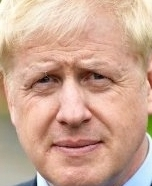
#> input picture sheet-08/data/exercise1/detect/face/boris.jpg, 152 x 186 px
$ python sheet01_alessandro.py ../../sheet-08/data/exercise1/detect/face/boris.jpg
#> lines starting #> are read from the running program, lines starting #| are printed output that depends on the picture
import cv2 as cv
import numpy as np
from matplotlib import pyplot as plt
import random
import time
import sys


def display_image(window_name, img):
    """
    Displays image with given window name.
    :param window_name: name of the window
    :param img: image object to display
    """
    cv.imshow(window_name, img)
    cv.waitKey(0)
    cv.destroyAllWindows()


def my_integral(img):
    # insert a border of 1 pixel
    img_integ = cv.copyMakeBorder(
        img, 1, 1, 1, 1, cv.BORDER_CONSTANT, value=0).astype(np.uint64)

    # computation of the integral image
    for i in range(img.shape[0] + 1):
        for j in range(img.shape[1] + 1):
            img_integ[i, j] = (
                (img_integ[i, j] + img_integ[i - 1, j]
                 + img_integ[i, j - 1] - img_integ[i-1, j-1]))

    # remove border of 1 pixel
    # at the bottom and right
    return img_integ[:-1, :-1]


def mean_4_image(img_mean, yx, w_shape):
    # decrease of one the dimension of the window
    w_shape = (w_shape[0] - 1, w_shape[1] - 1)
    sum = 0
    for y in range(yx[0], yx[0] + w_shape[0]):
        for x in range(yx[1], yx[1] + w_shape[1]):
            sum += img_mean[y, x]
    mean = int(sum) // np.size(img_mean)
    return mean


def mean_4_integral(img_mean, yx, w_shape):
    # decrease of one the dimension of the window
    w_shape = (w_shape[0] - 1, w_shape[1] - 1)
    a = img_mean[yx[0] + w_shape[0], yx[1] + w_shape[1]]
    b = img_mean[yx[0], yx[1] + w_shape[0]]
    c = img_mean[yx[0] + w_shape[0], yx[1]]
    d = img_mean[yx[0], yx[1]]
    sum = (a - b - c + d)
    mean = sum / np.size(img_mean)
    return mean.astype(np.uint8)


# [101 lines left out: functions calc_mean_exec_time, max_pwise_error, gaussian_blur, gaussian_blur_w_sep, salt_n_pepper, distance_mean_gray_val and 1 more, not called in this run]


if __name__ == '__main__':
    np.seterr(over='ignore')
    img_path = sys.argv[1]

#    =========================================================================
#    ==================== Task 1 =================================
#    =========================================================================
    print('\nTask 1:')

    img = cv.imread(img_path, cv.IMREAD_GRAYSCALE)
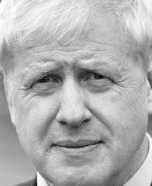
#> img: shape (186, 152); min 6, max 254, mean 176.6

    # ++++++++++++++++++++++++++++++
    # a
    # ++++

    # the function cv.integrale
    img_integ = my_integral(img)
#> in my_integral, `img_integ = cv.copyMakeBorder( img, 1, 1, 1, 1, cv.BORDER_CONSTANT, va..`:
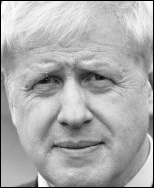
#> img_integ: shape (188, 154) uint64; min 0, max 254, mean 172.5
#> after the loop in my_integral, `for i in range(img.shape[0] + 1):`:
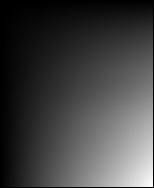
#> img_integ: shape (188, 154) uint64; min 0, max 4992898, mean 1308319.6; drawn with min black and max white
    # normalization of the integral
    img_integ = ((img_integ - img_integ.min()) /
                 (img_integ.max() - img_integ.min()) * 255).astype(np.uint8)
#> img_integ: shape (187, 153)

    display_image('Task 1 - a', img_integ)

    # ++++++++++++++++++++++++++++++
    # b
    # ++++

    # Compute the mean grey value
    img_integ2 = cv.integral(img)
    img_integ3 = my_integral(img)
    # summing up each pixel value in the image
    mean1 = mean_4_image(img, (0, 0), img.shape)
#> after the loop in mean_4_image, `for y in range(yx[0], yx[0] + w_shape[0]):`: sum = 4936694
#> in mean_4_image, `mean = int(sum) // np.size(img_mean)`: mean = 174
#> mean1 = 174
    # computing an integral image using the function cv.integral
    mean2 = mean_4_integral(img_integ2, (0, 0), img_integ2.shape)
#> in mean_4_integral, `a = img_mean[yx[0] + w_shape[0], yx[1] + w_shape[1]]`: a = 4992898
#> (the run stopped early here; a loop or call above may not have finished)

$ run again, on sheet-08/data/exercise1/detect/face/putin.jpg
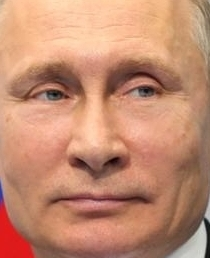
#> input picture sheet-08/data/exercise1/detect/face/putin.jpg, 210 x 258 px
#> `img = cv.imread(img_path, cv.IMREAD_GRAYSCALE)`:
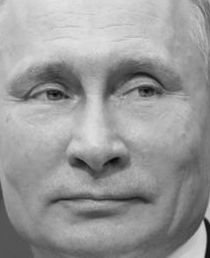
#> img: shape (258, 210); min 5, max 227, mean 153.4
#> in my_integral, `img_integ = cv.copyMakeBorder( img, 1, 1, 1, 1, cv.BORDER_CONSTANT, va..`:
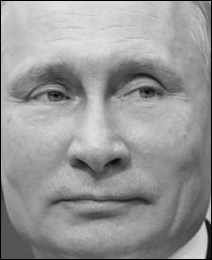
#> img_integ: shape (260, 212) uint64; min 0, max 227, mean 150.8
#> after the loop in mean_4_image, `for y in range(yx[0], yx[0] + w_shape[0]):`: sum = 8259873
#> mean = 152
#> a = 8313900
